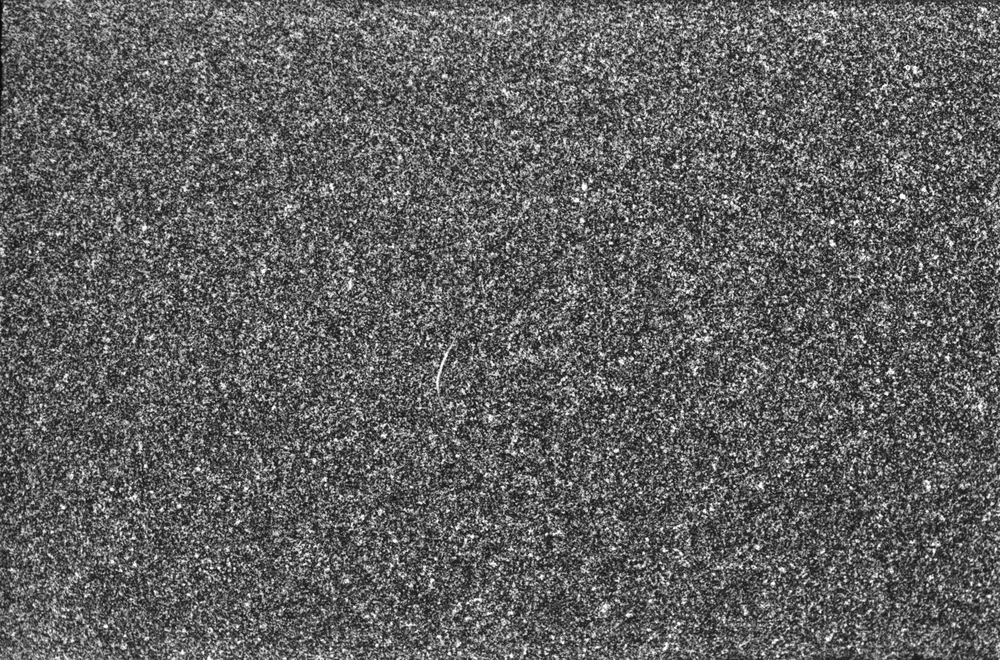
#> input picture img_000000_18.02244.tif, 1000 x 660 px, shrunk from 2152 x 1420 before the run
$ python Hs.py
#> lines starting #> are read from the running program, lines starting #| are printed output that depends on the picture; long printed decimals are rounded
import cv2
import numpy as np
from matplotlib import pyplot as plt
from scipy.ndimage.filters import convolve as filter2
import os
#compute derivatives of the image intensity values along the x, y, time
def image_derivatives(img1, img2):
    # Computing Image derivatives
    Gx = np.array([[-1, 1], [-1, 1]]) * 0.25
    Gy = np.array([[-1, -1], [1, 1]]) * 0.25
    Gt = np.ones((2, 2)) * 0.25
    fx = filter2(img1,Gx) + filter2(img2,Gx)
    fy = filter2(img1, Gy) + filter2(img2, Gy)
    ft = filter2(img1, -Gt) + filter2(img2, Gt)
    return [fx,fy, ft]

def get_magnitude(u, v):
    scale = 3
    sum = 0.0
    counter = 0.0

    for i in range(0, u.shape[0], 8):
        for j in range(0, u.shape[1],8):
            counter += 1
            dy = v[i,j] * scale
            dx = u[i,j] * scale
            magnitude = (dx**2 + dy**2)**0.5
            sum += magnitude

    mag_avg = sum / counter

    return mag_avg

def draw_quiver(u,v,beforeImg):
    scale = 3
    ax = plt.figure().gca()
    ax.imshow(beforeImg, cmap = 'gray')

    magnitudeAvg = get_magnitude(u, v)

    for i in range(0, u.shape[0], 8):
        for j in range(0, u.shape[1],8):
            dy = v[i,j] * scale
            dx = u[i,j] * scale
            magnitude = (dx**2 + dy**2)**0.5
            #draw only significant changes
            if magnitude > magnitudeAvg:
                ax.arrow(j,i, dx, dy, color = 'red')

    plt.draw()
    plt.show()
#input: images name, smoothing parameter, tolerance
#output: images variations (flow vectors u, v)
#calculates u,v vectors and draw quiver
def computeHS(beforeImg, afterImg, alpha, delta,itmax):
    #removing noise
    beforeImg  = cv2.GaussianBlur(beforeImg, (5, 5), 0)
    afterImg = cv2.GaussianBlur(afterImg, (5, 5), 0)

    # set up initial values
    u = np.zeros((beforeImg.shape[0], beforeImg.shape[1]))
    v = np.zeros((beforeImg.shape[0], beforeImg.shape[1]))
    fx, fy, ft = image_derivatives(beforeImg, afterImg)
    avg_kernel = np.array([[1 / 12, 1 / 6, 1 / 12],
                            [1 / 6, 0, 1 / 6],
                            [1 / 12, 1 / 6, 1 / 12]], float)
    iter_counter = 0
    while True:
        iter_counter += 1
        u_avg = filter2(u, avg_kernel)
        v_avg = filter2(v, avg_kernel)
        p = fx * u_avg + fy * v_avg + ft
        d = 4 * alpha**2 + fx**2 + fy**2
        prev = u

        u = u_avg - fx * (p / d)
        v = v_avg - fy * (p / d)

        diff = np.linalg.norm(u - prev, 2)
        print('erreur=',diff)
        if  diff < delta or iter_counter > itmax:
            print("iteration number: ", iter_counter)
            break


    return [u, v]

beforeImg = cv2.imread('img_000000_18.02244.tif', 0).astype(float)
#> beforeImg: shape (660, 1000) float64; min 7, max 255, mean 96.7
afterImg = cv2.imread('img_000050_30.42245.tif', 0).astype(float)
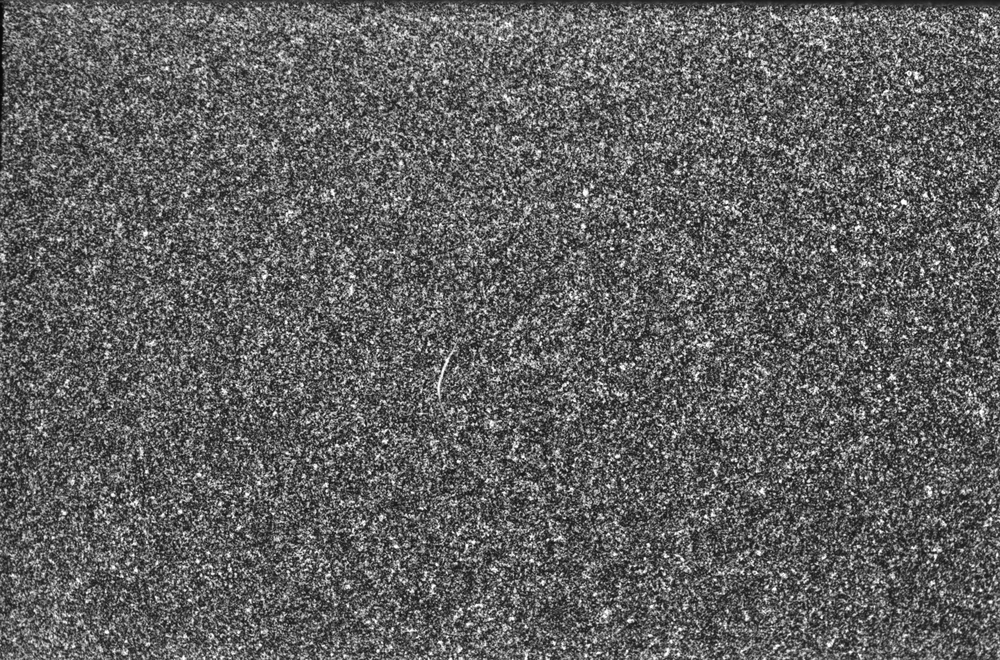
#> input picture img_000050_30.42245.tif, 1000 x 660 px, shrunk from 2152 x 1420 before the run
#> afterImg: shape (660, 1000) float64; min 8, max 255, mean 96.4


u,v = computeHS(beforeImg, afterImg, alpha = 15, delta = 2*10**-1,itmax=800)
#> in image_derivatives, `ft = filter2(img1, -Gt) + filter2(img2, Gt)`:
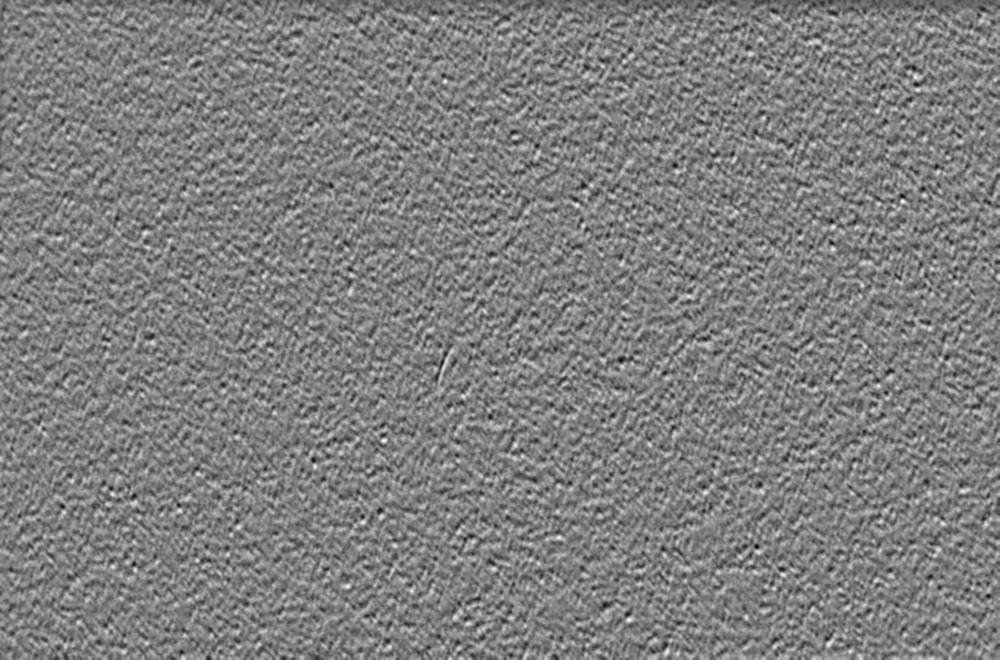
#> ft: shape (660, 1000) float64; min -171.5, max 171.1, mean -0.2; drawn with min black and max white
#> the loop in computeHS, `while True:` made 73 passes
#> diff on passes 1 to 12: 25.15, 15.13, 11.21, 9.07, 7.66, 6.66, 5.89, 5.28, 4.77, 4.34, 3.97, 3.65
#| erreur= 25.146
#| erreur= 15.134
#| erreur= 11.210
#| erreur= 9.073
#| erreur= 7.663
#| erreur= 6.656
#| erreur= 5.890
#| erreur= 5.278
#> (further printed lines are left out)
#> pass 1, in computeHS, `d = 4 * alpha**2 + fx**2 + fy**2`:
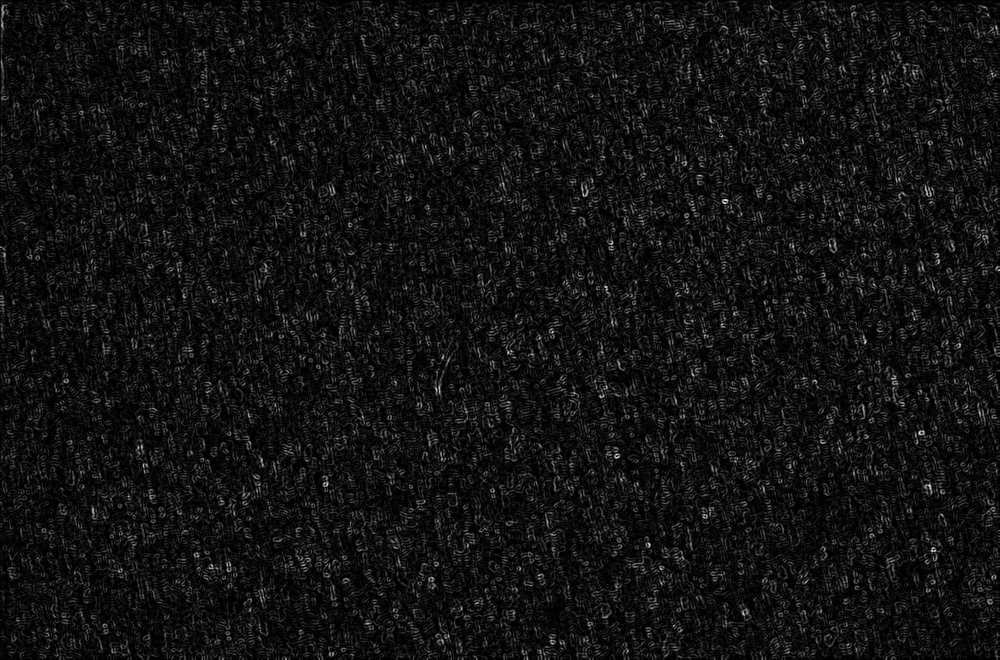
#> d: shape (660, 1000) float64; min 900, max 3178.7, mean 1067.3; drawn with min black and max white
#> pass 1, in computeHS, `v = v_avg - fy * (p / d)`:
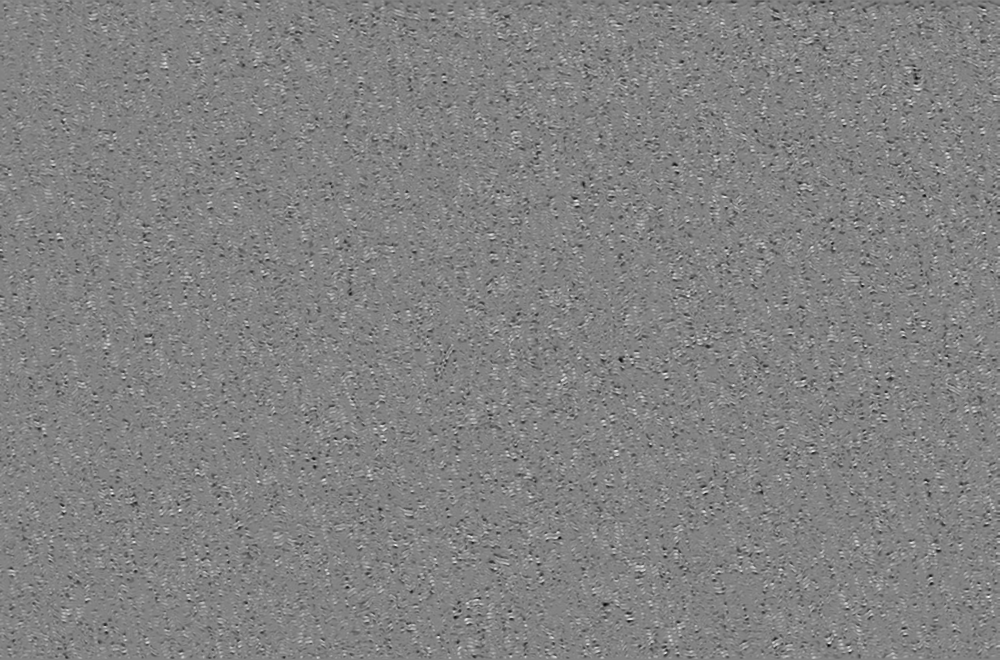
#> v: shape (660, 1000) float64; min -2.25, max 2.12, mean -0.0164; drawn with min black and max white
#> after the loop in computeHS, `while True:`:
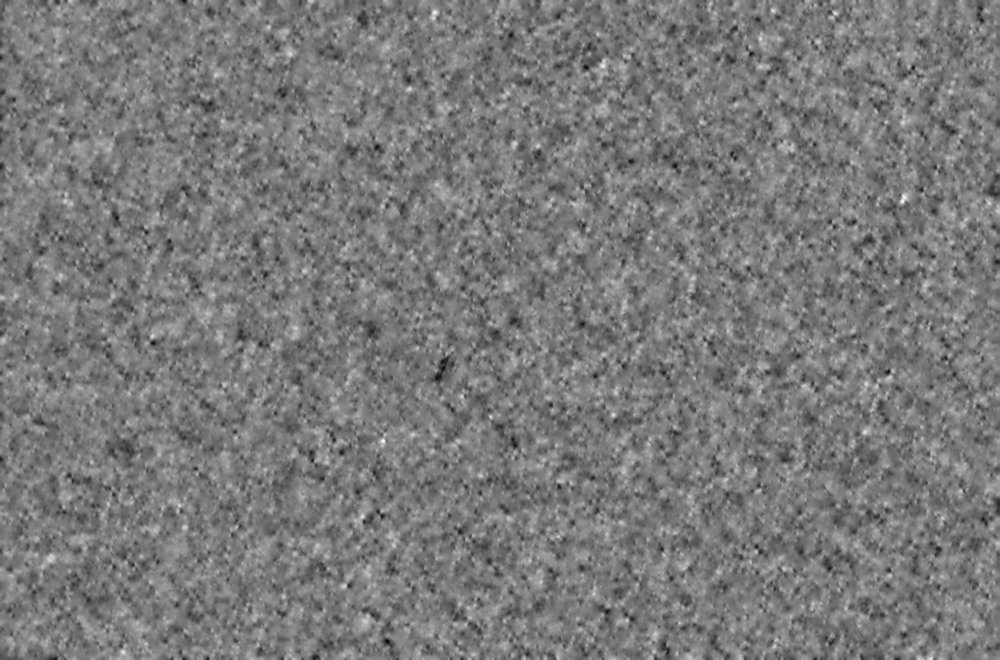
#> u: shape (660, 1000) float64; min -5.94, max 6.33, mean -0.0716; drawn with min black and max white
#> after the loop in computeHS, `while True:`:
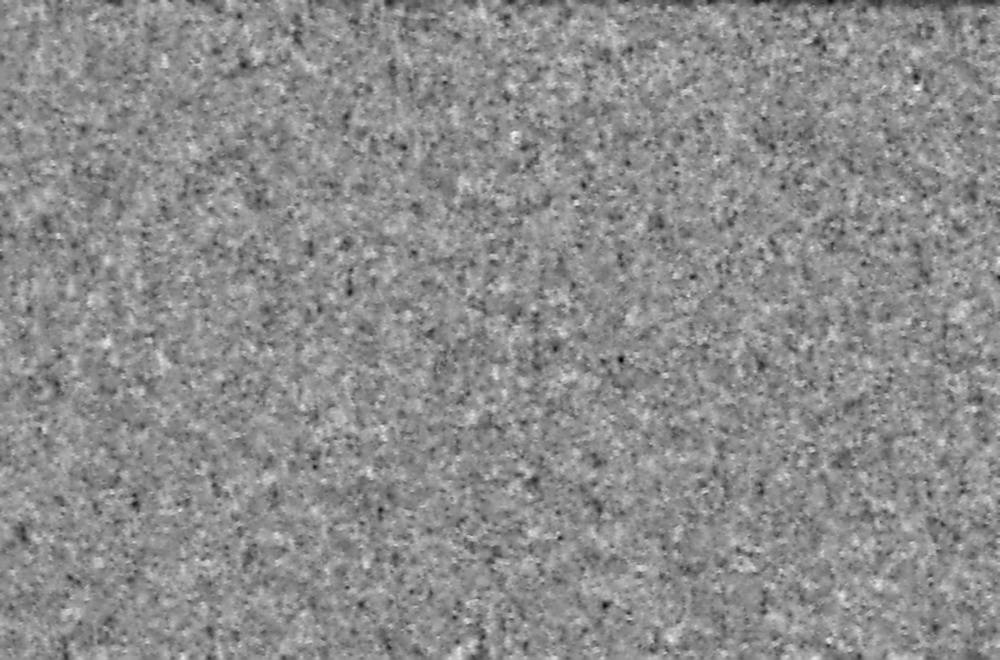
#> v: shape (660, 1000) float64; min -7.44, max 5.6, mean -0.239; drawn with min black and max white
#> after the loop in computeHS, `while True:`: iter_counter = 73

draw_quiver(u, v, beforeImg)
#> after the loop in get_magnitude, `for i in range(0, u.shape[0], 8):`: counter = 10375; sum = 38735.4
#> in get_magnitude, `mag_avg = sum / counter`: mag_avg = 3.73
#> in draw_quiver, `plt.show()`:
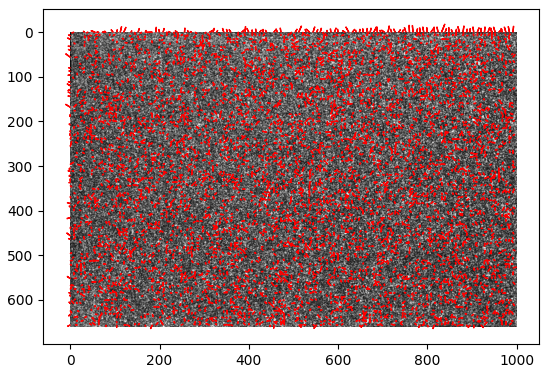
#> figure drawn by matplotlib, 1 panel
